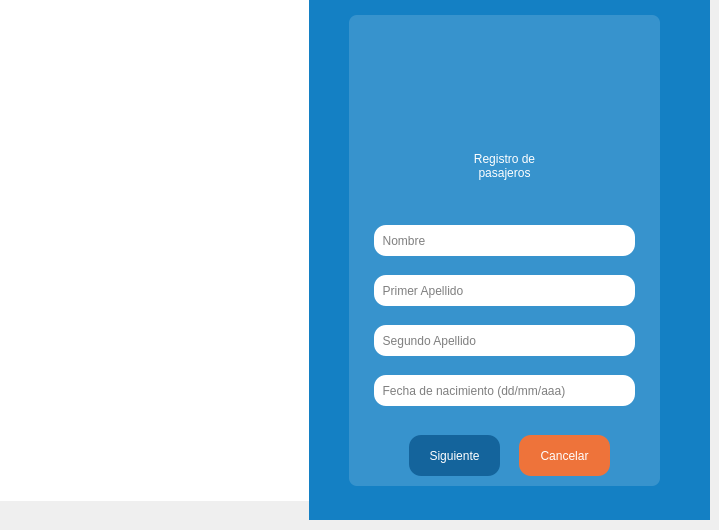
    <widget class="QWidget" name="page_4">
     <widget class="QWidget" name="widget_3" native="true">
      <property name="geometry">
       <rect>
        <x>309</x>
        <y>-1</y>
        <width>401</width>
        <height>521</height>
       </rect>
      </property>
      <property name="styleSheet">
       <string notr="true">background-color: rgb(20, 128, 196);</string>
      </property>
      <widget class="QWidget" name="widget_5" native="true">
       <property name="geometry">
        <rect>
         <x>40</x>
         <y>16</y>
         <width>311</width>
         <height>471</height>
        </rect>
       </property>
       <property name="styleSheet">
        <string notr="true">background-color: rgb(55,147,205);
border-radius:8px;</string>
       </property>
       <widget class="QLabel" name="label_23">
        <property name="geometry">
         <rect>
          <x>20</x>
          <y>115</y>
          <width>271</width>
          <height>71</height>
         </rect>
        </property>
        <property name="styleSheet">
         <string notr="true">color: rgb(255,255,255);
font: 12pt &quot;Segoe UI&quot;;
font: 600 20pt &quot;Segoe UI&quot;;</string>
        </property>
        <property name="text">
         <string>Registro de
pasajeros</string>
        </property>
        <property name="alignment">
         <set>Qt::AlignmentFlag::AlignCenter</set>
        </property>
       </widget>
       <widget class="QLineEdit" name="lineEdit_3">
        <property name="geometry">
         <rect>
          <x>25</x>
          <y>210</y>
          <width>261</width>
          <height>31</height>
         </rect>
        </property>
        <property name="styleSheet">
         <string notr="true">border-radius:12px;
background-color: rgb(255,255,255);</string>
        </property>
        <property name="placeholderText">
         <string>  Nombre</string>
        </property>
       </widget>
       <widget class="QLineEdit" name="lineEdit_4">
        <property name="geometry">
         <rect>
          <x>25</x>
          <y>260</y>
          <width>261</width>
          <height>31</height>
         </rect>
        </property>
        <property name="styleSheet">
         <string notr="true">border-radius:12px;
background-color: rgb(255,255,255);</string>
        </property>
        <property name="placeholderText">
         <string>  Primer Apellido</string>
        </property>
       </widget>
       <widget class="QLineEdit" name="lineEdit_5">
        <property name="geometry">
         <rect>
          <x>25</x>
          <y>310</y>
          <width>261</width>
          <height>31</height>
         </rect>
        </property>
        <property name="styleSheet">
         <string notr="true">border-radius:12px;
background-color: rgb(255,255,255);</string>
        </property>
        <property name="placeholderText">
         <string>  Segundo Apellido</string>
        </property>
       </widget>
       <widget class="QLineEdit" name="lineEdit_6">
        <property name="geometry">
         <rect>
          <x>25</x>
          <y>360</y>
          <width>261</width>
          <height>31</height>
         </rect>
        </property>
        <property name="styleSheet">
         <string notr="true">border-radius:12px;
background-color: rgb(255,255,255);</string>
        </property>
        <property name="placeholderText">
         <string>  Fecha de nacimiento (dd/mm/aaa)</string>
        </property>
       </widget>
       <widget class="QPushButton" name="pushButton_34">
        <property name="geometry">
         <rect>
          <x>170</x>
          <y>420</y>
          <width>91</width>
          <height>41</height>
         </rect>
        </property>
        <property name="styleSheet">
         <string notr="true">color: rgb(255, 255, 255);
background-color: rgb(238, 115, 58);
font: 600 12pt &quot;Segoe UI&quot;;
border-radius:12px;</string>
        </property>
        <property name="text">
         <string>Cancelar</string>
        </property>
       </widget>
       <widget class="QPushButton" name="pushButton_35">
        <property name="geometry">
         <rect>
          <x>60</x>
          <y>420</y>
          <width>91</width>
          <height>41</height>
         </rect>
        </property>
        <property name="styleSheet">
         <string notr="true">color: rgb(255, 255, 255);
background-color: rgb(20, 100, 156);
font: 600 12pt &quot;Segoe UI&quot;;
border-radius:12px;</string>
        </property>
        <property name="text">
         <string>Siguiente</string>
        </property>
       </widget>
       <widget class="QLabel" name="label_26">
        <property name="geometry">
         <rect>
          <x>105</x>
          <y>10</y>
          <width>101</width>
          <height>101</height>
         </rect>
        </property>
        <property name="styleSheet">
         <string notr="true">image: url(:/recursos/logocirculo.png);</string>
        </property>
        <property name="text">
         <string/>
        </property>
       </widget>
      </widget>
     </widget>
     <widget class="QWidget" name="widget_4" native="true">
      <property name="geometry">
       <rect>
        <x>0</x>
        <y>0</y>
        <width>331</width>
        <height>501</height>
       </rect>
      </property>
      <property name="styleSheet">
       <string notr="true">background-color: rgb(255,255,255);</string>
      </property>
      <widget class="QLabel" name="label_25">
       <property name="geometry">
        <rect>
         <x>10</x>
         <y>200</y>
         <width>291</width>
         <height>291</height>
        </rect>
       </property>
       <property name="whatsThis">
        <string>&lt;html&gt;&lt;head/&gt;&lt;body&gt;&lt;p align=&quot;center&quot;&gt;&lt;br/&gt;&lt;/p&gt;&lt;/body&gt;&lt;/html&gt;</string>
       </property>
       <property name="styleSheet">
        <string notr="true">background: transparent;
image: url(:/recursos/Convierte el logo de.png);</string>
       </property>
       <property name="text">
        <string/>
       </property>
       <property name="alignment">
        <set>Qt::AlignmentFlag::AlignCenter</set>
       </property>
      </widget>
      <widget class="QLabel" name="label_24">
       <property name="geometry">
        <rect>
         <x>-15</x>
         <y>30</y>
         <width>331</width>
         <height>281</height>
        </rect>
       </property>
       <property name="styleSheet">
        <string notr="true">image: url(:/recursos/Cartoon-style illust.png);</string>
       </property>
       <property name="text">
        <string/>
       </property>
      </widget>
      <zorder>label_24</zorder>
      <zorder>label_25</zorder>
     </widget>
     <zorder>widget_4</zorder>
     <zorder>widget_3</zorder>
    </widget>
